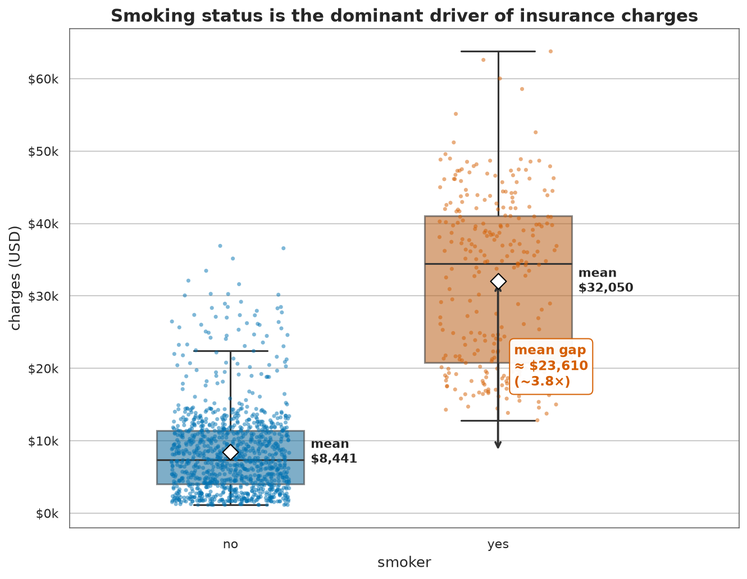
#> input picture visualizations/figures/cat2_smoker_box_points.png, 747 x 579 px, shrunk from 1330 x 1030 before the run
$ python cat7_summary.py
#> lines starting #> are read from the running program, lines starting #| are printed output that depends on the picture
### visualizations/viz_config.py
"""
Shared visualization configuration for the Medical Insurance Cost Dataset.

Every category script imports from this module so that all charts use an
identical, colorblind-safe palette, consistent styling, the exact schema
column names, and the same derived categories (age_group, bmi_category).

Exact column names (do not rename): age, sex, bmi, children, smoker, region, charges
"""
from pathlib import Path
import numpy as np
import pandas as pd
import matplotlib as mpl
import matplotlib.pyplot as plt
import seaborn as sns

# --- Paths -----------------------------------------------------------------
BASE = Path(__file__).resolve().parent            # .../Medical Insurance Cost Dataset/visualizations
DATASET_DIR = BASE.parent                          # .../Medical Insurance Cost Dataset
FIGDIR = BASE / "figures"
SECTIONS = BASE / "sections"
FIGDIR.mkdir(exist_ok=True)
SECTIONS.mkdir(exist_ok=True)

CLEANED = DATASET_DIR / "insurance_cleaned.csv"
RAW = DATASET_DIR / "insurance.csv"

# --- Exact schema ----------------------------------------------------------
NUMERIC_COLS = ["age", "bmi", "children", "charges"]
CATEGORICAL_COLS = ["sex", "smoker", "region"]
TARGET = "charges"

# --- Colorblind-safe palette (Wong 2011, Nature Methods) -------------------
# Safe for deuteranopia/protanopia/tritanopia; avoids red-green confusion.
WONG = {
    "black":   "#000000",
    "orange":  "#E69F00",
    "skyblue": "#56B4E9",
    "green":   "#009E73",
    "yellow":  "#F0E442",
    "blue":    "#0072B2",
    "vermillion": "#D55E00",
    "purple":  "#CC79A7",
}

# Fixed semantic color assignments — identical everywhere for consistency.
SMOKER_PALETTE = {"yes": WONG["vermillion"], "no": WONG["blue"]}
SEX_PALETTE = {"male": WONG["blue"], "female": WONG["orange"]}
REGION_PALETTE = {
    "northeast": WONG["blue"],
    "northwest": WONG["green"],
    "southeast": WONG["vermillion"],
    "southwest": WONG["orange"],
}
SEQ_CMAP = "viridis"          # colorblind-safe sequential
DIVERGING_CMAP = "RdBu_r"     # correlation heatmaps only (paired with vmin/vmax/center)
ACCENT = WONG["vermillion"]   # single-series emphasis

# Ordered category levels
AGE_GROUP_ORDER = ["18-30", "31-40", "41-50", "51-64"]
BMI_CATEGORY_ORDER = ["Underweight", "Normal", "Overweight", "Obese"]
REGION_ORDER = ["northeast", "northwest", "southeast", "southwest"]


def set_style():
    """Apply the global publication style. Call once at the top of each script."""
    sns.set_theme(style="whitegrid", palette="colorblind", font="DejaVu Sans")
    mpl.rcParams.update({
        "figure.dpi": 150,
        "savefig.dpi": 150,
        "savefig.bbox": "tight",
        "font.size": 11,
        "axes.titlesize": 15,      # titles >= 14pt
        "axes.titleweight": "semibold",
        "axes.labelsize": 12.5,    # axis labels >= 12pt
        "xtick.labelsize": 10.5,   # tick labels >= 10pt
        "ytick.labelsize": 10.5,
        "legend.fontsize": 10.5,
        "legend.title_fontsize": 11,
        "axes.edgecolor": "#666666",
        "axes.linewidth": 0.8,
        "figure.facecolor": "white",
        "axes.facecolor": "white",
    })


def load_data():
    """Load the cleaned dataset (falls back to raw) and attach derived categories.

    Returns a DataFrame with the exact schema columns plus:
      - age_group     : ordered Categorical (18-30, 31-40, 41-50, 51-64)
      - bmi_category  : ordered Categorical (Underweight, Normal, Overweight, Obese)
    """
    src = CLEANED if CLEANED.exists() else RAW
    df = pd.read_csv(src)
#> (reads insurance_cleaned.csv from the repository)
    df = df.drop(columns=[c for c in df.columns if c.startswith("Unnamed")], errors="ignore")
    # Guard: enforce clean categoricals
    for c in CATEGORICAL_COLS:
        df[c] = df[c].astype(str).str.strip().str.lower()

    df["age_group"] = pd.cut(
        df["age"], bins=[17, 30, 40, 50, 64],
        labels=AGE_GROUP_ORDER, right=True,
    ).astype(pd.CategoricalDtype(AGE_GROUP_ORDER, ordered=True))

    df["bmi_category"] = pd.cut(
        df["bmi"], bins=[0, 18.5, 25, 30, np.inf],
        labels=BMI_CATEGORY_ORDER, right=False,
    ).astype(pd.CategoricalDtype(BMI_CATEGORY_ORDER, ordered=True))

    return df


def save(fig, name, caption=None):
    """Save a matplotlib figure as PNG (+PDF) into figures/. Returns the png path."""
    png = FIGDIR / f"{name}.png"
    fig.savefig(png)
    fig.savefig(FIGDIR / f"{name}.pdf")
    plt.close(fig)
    if caption:
        print(f"[saved] {png.name} — {caption}")
    else:
        print(f"[saved] {png.name}")
    return png


# [10 lines left out: function annotate_bars, not called in this run]


# [7 lines that do not run on import are left out]

### visualizations/cat7_summary.py
"""
Category 7 — Executive dashboard, curated grid, and narrative summary.

Produces two bespoke deliverables:
  - cat7_executive_dashboard.png : a one-page, business-leader dashboard
    (KPI cards + the four most decision-relevant charts).
  - cat7_curated_grid.png        : a 3x3 tiling of the curated "most important"
    figures already produced across categories 1-6.
"""
from pathlib import Path
import numpy as np
import pandas as pd
import matplotlib.pyplot as plt
import matplotlib.image as mpimg
from matplotlib import gridspec
from matplotlib.patches import FancyBboxPatch

from viz_config import (
    set_style, load_data, save, FIGDIR,
    SMOKER_PALETTE, WONG, BMI_CATEGORY_ORDER, AGE_GROUP_ORDER,
)

set_style()
df = load_data()

# --- Precompute headline numbers -------------------------------------------
mean_all = df["charges"].mean()
sm_yes = df.loc[df["smoker"] == "yes", "charges"]
sm_no = df.loc[df["smoker"] == "no", "charges"]
mean_yes, mean_no = sm_yes.mean(), sm_no.mean()
ratio = mean_yes / mean_no
obese_smoker = df[(df["smoker"] == "yes") & (df["bmi_category"] == "Obese")]["charges"].mean()

enc = df.assign(smoker_bin=(df["smoker"] == "yes").astype(int))
r_smoker = enc[["smoker_bin", "charges"]].corr().iloc[0, 1]
r_age = df[["age", "charges"]].corr().iloc[0, 1]
r_bmi = df[["bmi", "charges"]].corr().iloc[0, 1]

NAVY = "#1a2b45"
CARD_BG = "#f2f5f9"


# ===========================================================================
# FIGURE 1: One-page executive dashboard
# ===========================================================================
def executive_dashboard():
    fig = plt.figure(figsize=(16, 10.5))
    gs = gridspec.GridSpec(
        3, 4, figure=fig,
        height_ratios=[0.9, 2.1, 2.1],
        hspace=0.42, wspace=0.28,
        left=0.055, right=0.965, top=0.86, bottom=0.075,
    )

    # --- Title band ---
    fig.text(0.055, 0.955, "What Drives Medical Insurance Costs?",
             fontsize=25, fontweight="bold", color=NAVY, ha="left", va="top")
    fig.text(0.055, 0.905,
             "Smoking is the single dominant cost driver — and it compounds sharply with obesity. "
             "Age adds steadily; region and sex do not.",
             fontsize=13.5, color="#42506a", ha="left", va="top", style="italic")

    # --- KPI cards (top row) ---
    kpis = [
        (f"{ratio:.1f}x", "higher cost for smokers",
         f"\\${mean_yes:,.0f} vs \\${mean_no:,.0f} avg", WONG["vermillion"]),
        (f"{r_smoker:.2f}", "smoker–charges correlation",
         "the strongest of any feature", WONG["blue"]),
        (f"\\${obese_smoker:,.0f}", "avg for obese smokers",
         "the most expensive segment", WONG["vermillion"]),
        ("~0", "reliable effect of region/sex",
         "not statistically significant", "#5a6b86"),
    ]
    for i, (big, label, sub, color) in enumerate(kpis):
        ax = fig.add_subplot(gs[0, i])
        ax.axis("off")
        card = FancyBboxPatch(
            (0.02, 0.05), 0.96, 0.9, transform=ax.transAxes,
            boxstyle="round,pad=0.02,rounding_size=0.06",
            linewidth=0, facecolor=CARD_BG, zorder=0,
        )
        ax.add_patch(card)
        ax.add_patch(FancyBboxPatch(
            (0.02, 0.05), 0.035, 0.9, transform=ax.transAxes,
            boxstyle="round,pad=0,rounding_size=0.0",
            linewidth=0, facecolor=color, zorder=1))
        ax.text(0.10, 0.70, big, transform=ax.transAxes, fontsize=27,
                fontweight="bold", color=color, ha="left", va="center")
        ax.text(0.10, 0.40, label, transform=ax.transAxes, fontsize=11.5,
                fontweight="semibold", color=NAVY, ha="left", va="center")
        ax.text(0.10, 0.19, sub, transform=ax.transAxes, fontsize=10.5,
                color="#5a6b86", ha="left", va="center")

    # --- (a) Charges by smoker: box + points ---
    ax1 = fig.add_subplot(gs[1, :2])
    order = ["no", "yes"]
    import seaborn as sns
    sns.boxplot(data=df, x="smoker", y="charges", order=order, hue="smoker",
                palette=SMOKER_PALETTE, legend=False, width=0.55,
                fliersize=0, ax=ax1, zorder=2,
                boxprops=dict(alpha=0.85))
    sns.stripplot(data=df, x="smoker", y="charges", order=order, hue="smoker",
                  palette=SMOKER_PALETTE, legend=False, size=2.6, alpha=0.35,
                  jitter=0.28, ax=ax1, zorder=1)
    for i, g in enumerate(order):
        m = df.loc[df["smoker"] == g, "charges"].mean()
        ax1.scatter(i, m, marker="D", s=70, color="white", edgecolor=NAVY,
                    linewidth=1.6, zorder=5)
        ax1.text(i, m, f"  mean ${m:,.0f}", va="center", ha="left",
                 fontsize=10.5, fontweight="semibold", color=NAVY)
    ax1.set_title("(a) Charges by smoking status", loc="left", fontweight="semibold")
    ax1.set_xlabel("smoker"); ax1.set_ylabel("charges (USD)")
    ax1.set_xticks([0, 1]); ax1.set_xticklabels(["non-smoker", "smoker"])
    ax1.yaxis.set_major_formatter(lambda x, _: f"${x/1000:.0f}k")

    # --- (b) bmi vs charges colored by smoker (the interaction) ---
    ax2 = fig.add_subplot(gs[1, 2:])
    for g in order:
        sub = df[df["smoker"] == g]
        ax2.scatter(sub["bmi"], sub["charges"], s=14, alpha=0.45,
                    color=SMOKER_PALETTE[g], edgecolors="none",
                    label="smoker" if g == "yes" else "non-smoker")
    ax2.axvline(30, color="#888888", linestyle=":", linewidth=1.3)
    ax2.text(30.3, ax2.get_ylim()[1]*0.97, "BMI 30\n(obese)", fontsize=9,
             color="#555555", va="top")
    ax2.set_title("(b) The smoker x obesity interaction", loc="left", fontweight="semibold")
    ax2.set_xlabel("bmi (kg/m$^2$)"); ax2.set_ylabel("charges (USD)")
    ax2.yaxis.set_major_formatter(lambda x, _: f"${x/1000:.0f}k")
    ax2.legend(loc="upper left", framealpha=0.9)

    # --- (c) Mean charges by bmi_category x smoker ---
    ax3 = fig.add_subplot(gs[2, :2])
    piv = (df.groupby(["bmi_category", "smoker"], observed=True)["charges"]
             .mean().unstack().reindex(BMI_CATEGORY_ORDER))
    x = np.arange(len(BMI_CATEGORY_ORDER)); w = 0.38
    ax3.bar(x - w/2, piv["no"], w, color=SMOKER_PALETTE["no"], label="non-smoker")
    ax3.bar(x + w/2, piv["yes"], w, color=SMOKER_PALETTE["yes"], label="smoker")
    for xi, cat in enumerate(BMI_CATEGORY_ORDER):
        ax3.text(xi + w/2, piv.loc[cat, "yes"], f"${piv.loc[cat,'yes']/1000:.0f}k",
                 ha="center", va="bottom", fontsize=9, color=NAVY, fontweight="medium")
    ax3.set_title("(c) Obese smokers are the costliest segment", loc="left", fontweight="semibold")
    ax3.set_xlabel("bmi category"); ax3.set_ylabel("mean charges (USD)")
    ax3.set_xticks(x); ax3.set_xticklabels(BMI_CATEGORY_ORDER)
    ax3.yaxis.set_major_formatter(lambda x, _: f"${x/1000:.0f}k")
    ax3.legend(loc="upper left", framealpha=0.9)

    # --- (d) Key drivers ranked ---
    ax4 = fig.add_subplot(gs[2, 2:])
    drivers = pd.Series({"smoker": abs(r_smoker), "age": abs(r_age),
                         "bmi": abs(r_bmi), "children": 0.07, "region": 0.05,
                         "sex": 0.06}).sort_values()
    colors = [WONG["vermillion"] if n == "smoker" else "#9aa7bd" for n in drivers.index]
    ax4.barh(drivers.index, drivers.values, color=colors)
    for yi, (n, v) in enumerate(drivers.items()):
        ax4.text(v + 0.012, yi, f"{v:.2f}", va="center", ha="left",
                 fontsize=10, color=NAVY, fontweight="semibold")
    ax4.set_title("(d) Feature association with charges", loc="left", fontweight="semibold")
    ax4.set_xlabel("|correlation| with charges  (0 = none, 1 = perfect)")
    ax4.set_xlim(0, 0.95)
    ax4.set_xticks([])
    ax4.grid(False)

    # --- Footer recommendation ---
    fig.text(0.055, 0.028,
             "Recommendation:  price on a combined smoker x BMI risk tier (not a flat smoker surcharge), "
             "keep age banding, and drop region/sex as material rating factors.",
             fontsize=11.5, color=NAVY, ha="left", va="center", fontweight="semibold",
             bbox=dict(boxstyle="round,pad=0.5", facecolor="#fdf0e9",
                       edgecolor=WONG["vermillion"], linewidth=1))
    save(fig, "cat7_executive_dashboard", "one-page executive dashboard")
#> in save, `fig.savefig(png)`:
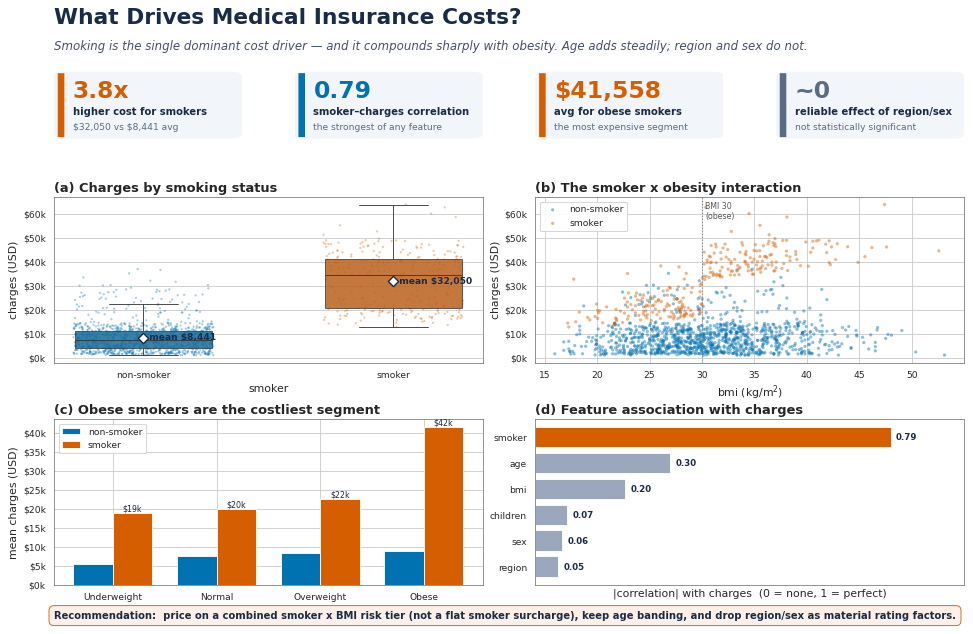
#> figure drawn by matplotlib, 8 panels; panel 7: tallest bar 8855.5 high, from x = 2.62 to 3; panel 7: tallest bar 41558 high, from x = 3 to 3.38


# ===========================================================================
# FIGURE 2: Curated 3x3 grid of the most important figures
# ===========================================================================
def curated_grid():
    curated = [
        ("cat2_smoker_box_points.png", "Charges by smoker (headline gap)"),
        ("cat4_facet_bmi_charges_by_smoker.png", "BMI x charges, split by smoker"),
        ("cat3_bar_charges_by_bmicat_smoker.png", "Obese smokers = costliest"),
        ("cat3_heatmap_age_bmi.png", "Mean charges: age x BMI"),
        ("cat6_waterfall_charges_decomposition.png", "How the smoker premium builds"),
        ("cat4_corr_heatmap.png", "Numeric correlations"),
        ("cat3_grouped_region_smoker.png", "Region x smoker"),
        ("cat5_age_progression.png", "Charges rising with age"),
        ("cat6_ridge_charges_by_bmicat_smoker.png", "Charges distributions shift right"),
    ]
    fig, axes = plt.subplots(3, 3, figsize=(19, 12))
    fig.suptitle("Curated Selection — The Nine Most Important Views",
                 fontsize=20, fontweight="bold", color=NAVY, y=0.985)
    for ax, (fname, label) in zip(axes.ravel(), curated):
        p = FIGDIR / fname
        if p.exists():
            ax.imshow(mpimg.imread(p))
        else:
            ax.text(0.5, 0.5, f"missing:\n{fname}", ha="center", va="center")
        ax.set_title(label, fontsize=12, color=NAVY, fontweight="semibold", pad=4)
        ax.axis("off")
    fig.tight_layout(rect=[0, 0, 1, 0.97])
    save(fig, "cat7_curated_grid", "curated 3x3 grid of key figures")
#> call 2 of save, with name = 'cat7_curated_grid', caption = 'curated 3x3 grid of key figures'
#> in save (call 2), `fig.savefig(png)`:
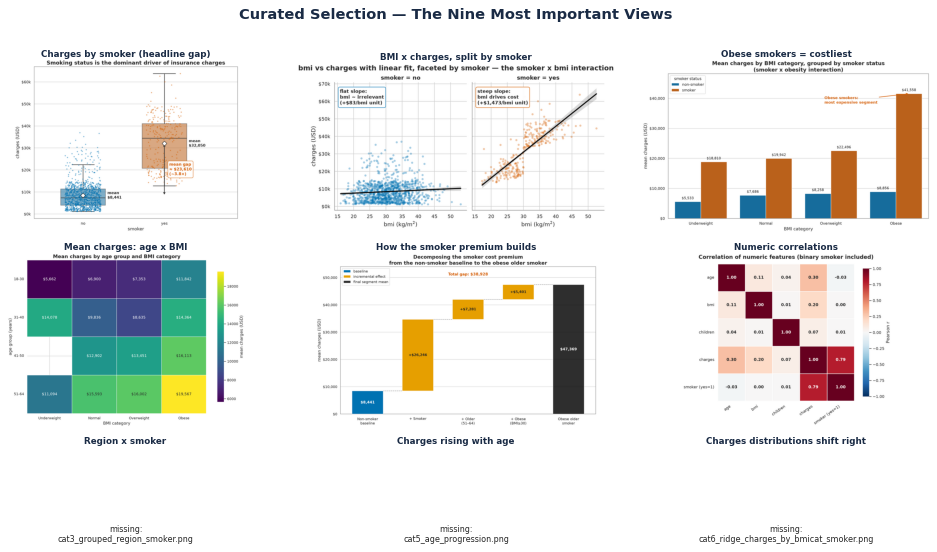
#> figure drawn by matplotlib, 6 panels


if __name__ == "__main__":
    executive_dashboard()
    curated_grid()
    print("Category 7 figures done.")
